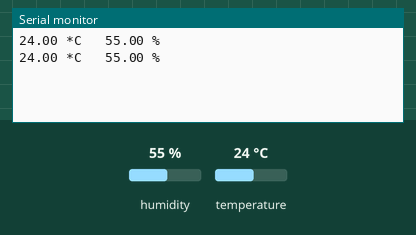
Bench run of a sketch on a simulated Arduino Uno, built with avr-gcc and run on an emulated ATmega328P. Parts: the last lines printed to the serial monitor. The inputs (shaded band) are chosen by the test bench; at power-on: humidity 55 %, temperature 24 °C. Random numbers use the default seed unless the sketch sets one.

Above: at 2.3 s.
2.4 s: humidity set to 22 %
7.7 s: temperature set to 12 °C
At 11.1 s:
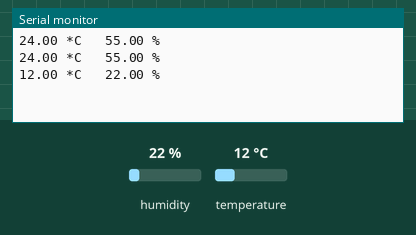
13.0 s: humidity set to 40 %
At 21.1 s:
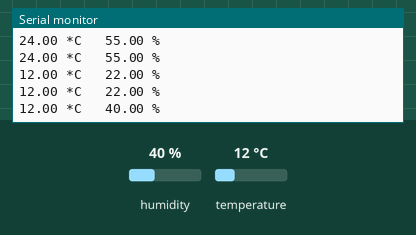
Timing chart, 0 to 22.6 s (numbered marks = the images above; inputs shaded):
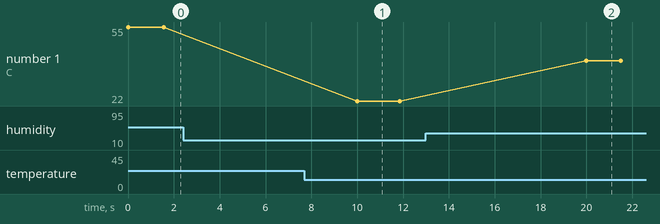

Measured:
- after the input at 7.7 s, the serial monitor: prints a new line after 2.3 s (image 1)
- after the input at 13.0 s, the serial monitor: prints a new line after 7.0 s (image 2)
- plotted number 1: 22 → 40 after the input at 13.0 s

The sketch:

Arduino_Task_Scheduling_With_Time_BME280.ino
```cpp
#define _TASK_SLEEP_ON_IDLE_RUN
#include <TaskScheduler.h>

#include <Wire.h>
#include <Adafruit_Sensor.h>
#include <Adafruit_BME280.h>
#define SEALEVELPRESSURE_HPA (1017.25)
Adafruit_BME280 bme;

Scheduler ts;

// Callback methods prototypes
void InitializeCallback();
bool SensorEnable();
void SensorDisable();
void DataOn();
void DataOff();

// Tasks
Task tInitialize(10000, TASK_FOREVER, &InitializeCallback, &ts, true);
Task tSensorStatus(2000, TASK_ONCE, NULL, &ts, false, &SensorEnable, &SensorDisable);
Task tData(TASK_IMMEDIATE, TASK_FOREVER, NULL, &ts, false, NULL, &DataOff);


void InitializeCallback(){
  //Serial.println("In InitializeCallback");
  tSensorStatus.restartDelayed();
}

bool SensorEnable(){

  //Serial.println("In SensorEnable");
  tData.setInterval(500 + random(501));
  tData.setCallback(&DataOn);
  tData.enable();

  return true;

}

void SensorDisable(){

  //Serial.println("In Sensor Disable");
  tData.disable();

}

void DataOn(){

  //Serial.println("In DataOn");
  Serial.print(bme.readTemperature());
  Serial.print(" *C \t");
  Serial.print(bme.readHumidity());
  Serial.println(" %");
  tData.setCallback(&DataOff);

}

void DataOff(){
  //Serial.println("In DataOff");
  tData.setCallback(&DataOn);
}

void setup() {
  // put your setup code here, to run once:
  Serial.begin(115200);
  //Serial.println("Scheduler Test");
  while(!bme.begin()){
    Serial.println("Wiring Error!");
  }

}

void loop() {
  // put your main code here, to run repeatedly:
  ts.execute();

}
```
